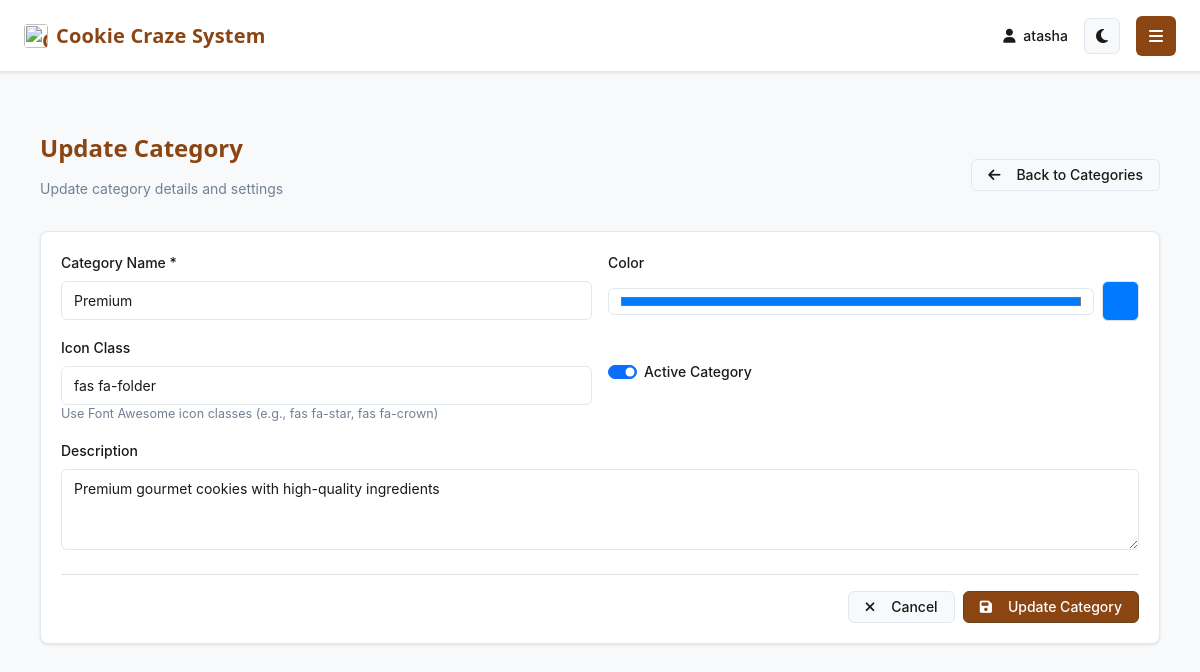
The page /app/categories/1/update/ (signed in) on the database its author committed.
### cookie_app/models.py (models this page shows, shortened)
class Category(models.Model):
    name = models.CharField(max_length=50, unique=True)
    description = models.TextField(blank=True, null=True)
    color = models.CharField(max_length=7, default='#007bff')
    icon = models.CharField(max_length=50, default='fas fa-folder')
    is_active = models.BooleanField(default=True)
    created_at = models.DateTimeField(auto_now_add=True)
    updated_at = models.DateTimeField(auto_now=True)
    class Meta:
        verbose_name_plural = "Categories"
        ordering = ['name']

### cookie_app/views.py (the view)
    def _wrapped_view(request, *args, **kwargs):
        if not request.user.is_authenticated:
            return redirect('home')
        if not is_admin_or_staff(request.user):
            messages.error(request, 'Admin access required.')
            return redirect('dashboard')
        return view_func(request, *args, **kwargs)

### cookie_app/forms.py (shortened to what this page needs)
class CategoryForm(forms.ModelForm):
    class Meta:
        model = Category
        fields = ['name', 'description', 'color', 'icon', 'is_active']
        widgets = {
            'name': forms.TextInput(attrs={'class': 'unified-form-control'}),
            'description': forms.Textarea(attrs={'class': 'unified-form-control', 'rows': 3}),
            'color': forms.TextInput(attrs={'class': 'unified-form-control', 'type': 'color'}),
            'icon': forms.TextInput(attrs={'class': 'unified-form-control'}),
            'is_active': forms.CheckboxInput(attrs={'class': 'form-check-input'}),
        }
        labels = {
            'name': 'Category Name',
            'description': 'Description',
            'color': 'Color',
            'icon': 'Icon Class',
            'is_active': 'Active',
        }

### cookie_app/views.py (called while the page is built)
def is_admin_or_staff(user):
    if not user.is_authenticated:
        return False
    if user.is_superuser:
        return True
    if hasattr(user, 'staff'):
        return user.staff.role in ['admin', 'staff'] and user.staff.is_active
    return False

def admin_required(view_func):
    def _wrapped_view(request, *args, **kwargs):
        if not request.user.is_authenticated:
            return redirect('home')
        if not is_admin_or_staff(request.user):
            messages.error(request, 'Admin access required.')
            return redirect('dashboard')
        return view_func(request, *args, **kwargs)
    return _wrapped_view

@login_required
@admin_required
def update_category(request, pk):
    category = get_object_or_404(Category, pk=pk)
    if request.method == 'POST':
        form = CategoryForm(request.POST, instance=category)
        if form.is_valid():
            form.save()
            log_activity(
                user=request.user,
                action='cookie_updated',
                description=f'Updated category: {category.name}',
                ip_address=get_client_ip(request),
                affected_model='Category',
                affected_id=category.id
            )
            messages.success(request, f'Category "{category.name}" updated successfully!')
            return redirect('category_list')
    else:
        form = CategoryForm(instance=category)
    return render(request, 'categories/category_form.html', {
        'form': form,
        'title': 'Update Category'
    })

### templates/categories/category_form.html (shortened to what this page needs)
﻿{% extends 'base.html' %}
{% block content %}
<div class="content">
    <div class="unified-page-header">
        <div>
            <h1 class="unified-h1">{{ title }}</h1>
            <p class="text-muted" style="font-size: var(--text-sm);">
                {% if title == 'Add New Category' %}
                Create a new category to organize your cookies
                {% else %}
                Update category details and settings
                {% endif %}
            </p>
        </div>
        <div class="d-flex align-items-center gap-2">
            <a href="{% url 'category_list' %}" class="unified-btn unified-btn-secondary" data-no-loading>
                <i class="fas fa-arrow-left me-2"></i>
                Back to Categories
            </a>
        </div>
    </div>
    <div class="unified-card">
        <form method="post" id="categoryForm">
            <div class="row g-3">
                <div class="col-md-6">
                    <label class="unified-form-label">Category Name *</label>
                    {{ form.name }}
                </div>
                <div class="col-md-6">
                    <label class="unified-form-label">Color</label>
                    <div class="d-flex align-items-center gap-2">
                        {{ form.color }}
                        <div class="color-preview rounded border" style="width: 40px; height: 40px; background-color: {{ form.color.value|default:'#007bff' }};"></div>
                    </div>
                </div>
                <div class="col-md-6">
                    <label class="unified-form-label">Icon Class</label>
                    {{ form.icon }}
                    <small class="form-text text-muted">
                        Use Font Awesome icon classes (e.g., fas fa-star, fas fa-crown)
                    </small>
                </div>
                <div class="col-md-6">
                    <div class="form-check form-switch mt-4">
                        {{ form.is_active }}
                        <label class="form-check-label unified-form-label" for="{{ form.is_active.id_for_label }}">
                            Active Category
                        </label>
                    </div>
                </div>
                <div class="col-12">
                    <label class="unified-form-label">Description</label>
                    {{ form.description }}
                </div>
            </div>
            <div class="d-flex gap-2 justify-content-end mt-4 pt-3 border-top">
                <a href="{% url 'category_list' %}" class="unified-btn unified-btn-secondary">
                    <i class="fas fa-times me-2"></i>
                    Cancel
                </a>
                <button type="submit" class="unified-btn unified-btn-primary">
                    <i class="fas fa-save me-2"></i>
                    {% if title == 'Add New Category' %}Create Category{% else %}Update Category{% endif %}
                </button>
            </div>
        </form>
    </div>
</div>
{% endblock %}

### templates/base.html (shortened to what this page needs)
<!DOCTYPE html>
<html lang="en">
<head>
    {% load static %}
    <link href="https://cdn.jsdelivr.net/npm/bootstrap@5.3.2/dist/css/bootstrap.min.css" rel="stylesheet">
    <link rel="stylesheet" href="https://cdnjs.cloudflare.com/ajax/libs/font-awesome/6.4.0/css/all.min.css">
    <link rel="stylesheet" href="{% static 'css/style.css' %}">
</head>
<body data-theme="light" {% if user.is_authenticated %}class="authenticated"{% endif %}>
    {% if user.is_authenticated %}
    <div class="main-content" id="main-content">
        <header class="header">
            <div class="header-title">
                {% if request.path == '/app/admin-dashboard/' %}
                    Admin Dashboard
                {% elif request.path == '/app/staff-dashboard/' %}
                    Staff Dashboard
                {% elif 'inventory' in request.path %}
                    <span class="brand-title">
                        <img src="{% static 'images/cookie-craze-logo.png' %}" alt="Cookie Craze" class="brand-logo">
                        <span>Cookie Craze System</span>
                    </span>
                {% elif 'sale' in request.path and 'daily-sales' not in request.path %}
                    <span class="brand-title">
                        <img src="{% static 'images/cookie-craze-logo.png' %}" alt="Cookie Craze" class="brand-logo">
                        <span>Cookie Craze System</span>
                    </span>
                {% elif 'daily-sales' in request.path %}
                    <span class="brand-title">
                        <img src="{% static 'images/cookie-craze-logo.png' %}" alt="Cookie Craze" class="brand-logo">
                        <span>Cookie Craze System</span>
                    </span>
                {% elif 'staff-management' in request.path %}
                    Staff Management
                {% elif 'admin-sales-monitoring' in request.path %}
                    Sales Monitoring
                {% elif 'staff-sales-history' in request.path %}
                    My Sales History
                {% elif 'report' in request.path %}
                    Reports & Analytics
                {% else %}
                    <span class="brand-title">
                        <img src="{% static 'images/cookie-craze-logo.png' %}" alt="Cookie Craze" class="brand-logo">
                        <span>Cookie Craze System</span>
                    </span>
                {% endif %}
            </div>
            <div class="header-right">
                <div class="user-info">
                    <span>
                        {% if user.is_superuser or user.staff.role == 'admin' %}
                            <i class="fas fa-crown text-warning me-1"></i>
                        {% else %}
                            <i class="fas fa-user me-1"></i>
                        {% endif %}
                        {{ user.username }}
                    </span>
                    <button class="theme-toggle" id="themeToggle" title="Toggle dark mode">
                    </button>
                </div>
                <button class="sidebar-toggle" id="sidebarToggle" title="Toggle sidebar">
                    <i class="fas fa-bars"></i>
                </button>
            </div>
        </header>
        <div class="content">
            {% block content %}
            {% endblock %}
        </div>
    </div>
    {% endif %}
</body>
</html>

### static/css/style.css (style rules this page uses)
:root { --primary: #8B4513; --primary-light: #A0522D; --primary-dark: #654321; --accent: #D2691E; --accent-light: #F5DEB3; --bg-primary: #f8f9fa; --bg-secondary: #ffffff; --bg-tertiary: #e9ecef; --text-primary: #2d3748; --text-secondary: #4a5568; --text-muted: #718096; --border: #cbd5e0; --success: #38a169; --warning: #d69e2e; --danger: #e53e3e; --info: #3182ce; --shadow-sm: 0 1px 2px rgba(0, 0, 0, 0.05); --shadow: 0 2px 4px rgba(0, 0, 0, 0.1); --shadow-lg: 0 4px 8px rgba(0, 0, 0, 0.15); --font-family: 'Segoe UI', system-ui, -apple-system, sans-serif; --text-xs: 0.75rem; --text-sm: 0.875rem; --text-base: 1rem; --text-lg: 1.125rem; --text-xl: 1.25rem; --text-2xl: 1.5rem; --text-3xl: 1.875rem; --space-1: 0.25rem; --space-2: 0.5rem; --space-3: 0.75rem; --space-4: 1rem; --space-5: 1.25rem; --space-6: 1.5rem; --space-8: 2rem; --radius-sm: 4px; --radius: 6px; --radius-lg: 8px; --radius-xl: 12px; }
* { margin: 0; padding: 0; box-sizing: border-box; transition: background-color 0.3s ease, color 0.3s ease, border-color 0.3s ease; }
body { font-family: var(--font-family); background: var(--bg-primary); color: var(--text-primary); line-height: 1.5; font-size: var(--text-base); font-weight: 400; -webkit-font-smoothing: antialiased; -moz-osx-font-smoothing: grayscale; }
h1, h2, h3, h4, h5, h6 { color: var(--text-primary); font-weight: 600; line-height: 1.3; margin-bottom: var(--space-4); }
h1 { font-size: var(--text-3xl); color: var(--primary); font-weight: 700; margin-bottom: var(--space-5); }
.text-muted { color: var(--text-muted) !important; }
.content { padding: var(--space-5); max-width: 1400px; margin: 0 auto; }

### rows shown on the page
Category: name "Premium", color "#007bff", icon "fas fa-folder", is_active "☑", description "Premium gourmet cookies with high-quality ingredients"

### other values the page prints
{{ user.username }} "atasha"
{{ title }} "Update Category"
